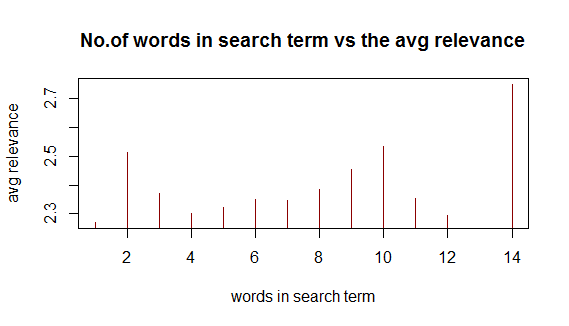

The R source for this figure:
library(gdata)
library(dplyr)
library(qdap)
require(stringi)

count_word <- function(search_term){
 count = stri_count(search_term,regex="\\S+")
 return (count)
}

train_data = read.csv('train.csv')
train = train_data
train$search_term = sapply(train$search_term,count_word)
plot_data = data.frame(aggregate(relevance ~ search_term, train, FUN=mean))

plot(plot_data,type='h',main="No.of words in search term vs the avg relevance",xlab='words in search term',ylab='avg relevance',col='dark red')
